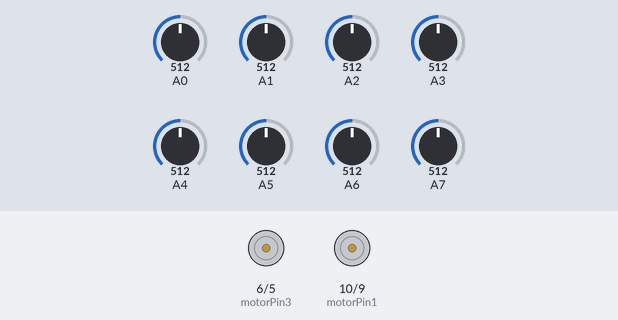
A sketch run on a simulated Arduino Uno, built with avr-gcc and run on an emulated ATmega328P. On the bench: motor-driver pin pairs drawn as motors (green arrow = first pin HIGH = forward, orange = second pin HIGH = backward, longer = more drive). Inputs (shaded band) come from the test bench; at power-on: A0 = 512, A1 = 512, A3 = 512, A5 = 512, A6 = 512, A2 = 512, A4 = 512, A7 = 512. What the sketch prints to the serial monitor is not drawn.

Above: at 5.9 s.
6.0 s: A0 set to 504
At 6.4 s:
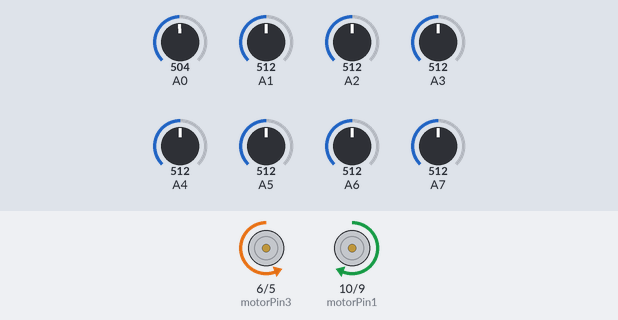
7.5 s: A1 set to 496
At 8.7 s:
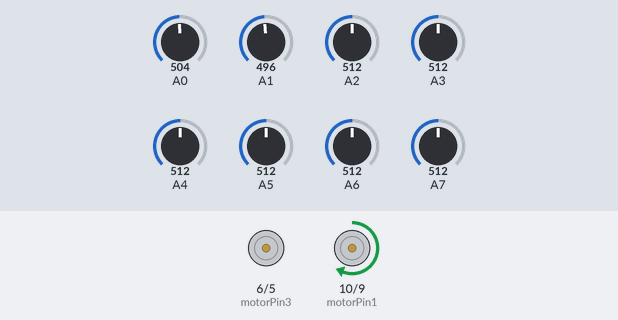
9.0 s: A3 set to 499
At 9.6 s:
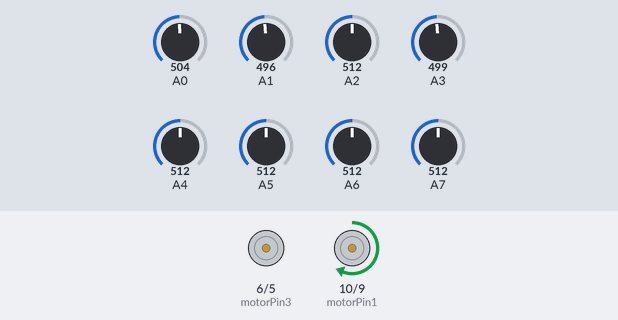
10.5 s: A5 set to 306
At 10.9 s:
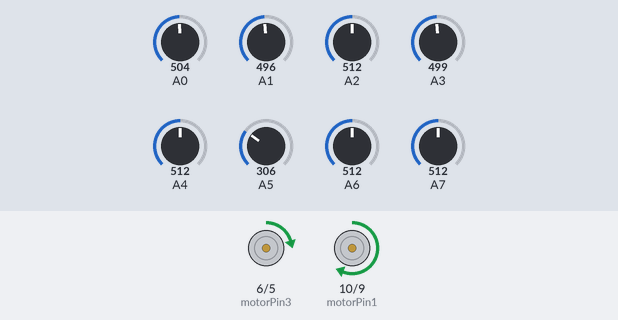
12.0 s: A6 set to 306
At 13.2 s:
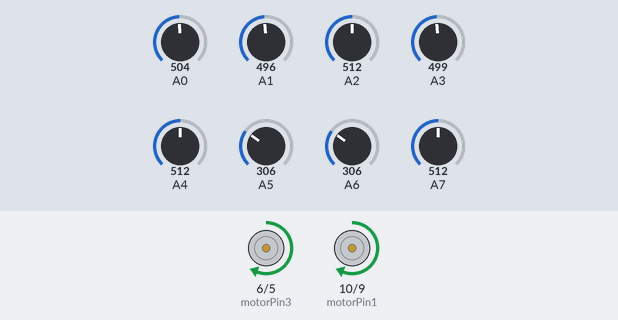
13.5 s: A2 set to 306
At 14.7 s:
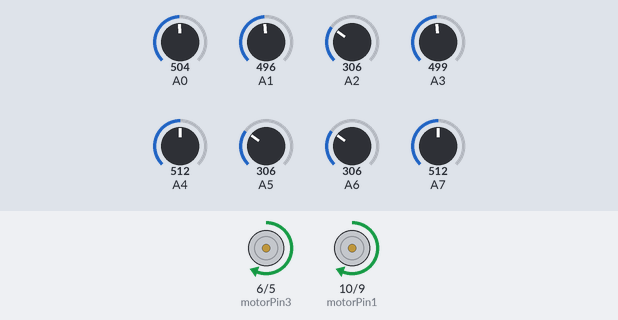
Timing chart, 0 to 16.0 s (numbered marks = the images above; inputs shaded):
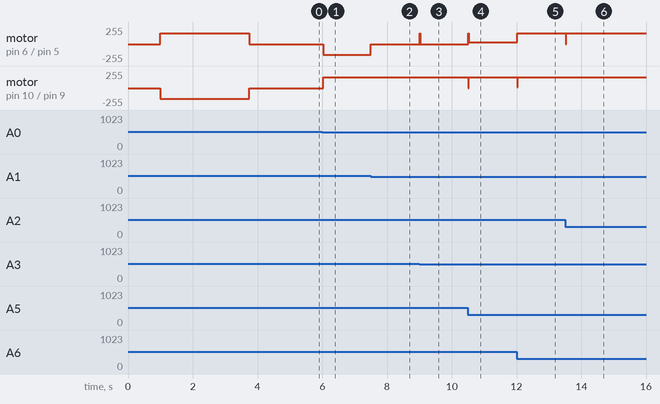

Measured:
- the behaviour switches between 512 and 511 on A0 (found by bisection; images 0 and 1)
- the behaviour switches between 512 and 511 on A1 (found by bisection; images 1 and 2)
- after the input at 6.0 s, motor on pin 6 (motorPin3) / pin 5 (motorPin4): stopped → backward 160/255 at once; motor on pin 10 (motorPin1) / pin 9 (motorPin2): stopped → forward 160/255 at once
- after the input at 7.5 s, motor on pin 6 (motorPin3) / pin 5 (motorPin4): backward 160/255 → stopped at once
- after the input at 9.0 s, motor on pin 6 (motorPin3) / pin 5 (motorPin4): stopped → forward 160/255 at once, → stopped 0.01 s later
- after the input at 10.5 s, motor on pin 6 (motorPin3) / pin 5 (motorPin4): stopped → forward 25/255 at once; motor on pin 10 (motorPin1) / pin 9 (motorPin2): forward 160/255 → stopped at once, → forward 160/255 0.01 s later
- after the input at 12.0 s, motor on pin 6 (motorPin3) / pin 5 (motorPin4): forward 25/255 → forward 160/255 at once; motor on pin 10 (motorPin1) / pin 9 (motorPin2): forward 160/255 → forward 10/255 at once, → forward 160/255 0.01 s later
- after the input at 13.5 s, motor on pin 6 (motorPin3) / pin 5 (motorPin4): forward 160/255 → stopped at once, → forward 160/255 0.01 s later

The sketch:

Esonance_autonomous_sidesonar.ino
```cpp
#define sensorNum 8
#define maxSpeed 160
#define rotationSpeed 160

int blackLimit[sensorNum];

const int motorPin1 = 10,motorPin2 = 9;        //right motor
const int motorPin3 = 6,motorPin4 = 5;       //left motor

float error, prevError=0;
float mappedValue, targetValue = 7;

float safety=0.35;

float kp=45*3;                         //45*3
float kd=50*3;                      //50*3


int motorResponse;
float correction;

int digitalReading[sensorNum];
int leftSpeed,rightSpeed;
int pidAllBlack=0,rightIRsBlack=0,stopAllBlack=0 ;
int leftIR,rightIR;
int contiBlack=25,stopCounter=0;


int time=4;

int danceDelay = 300;
int prev, curr, diff;

//sonar shit

const int rSonarTrig = 3;
const int rSonarEcho = 2;

const int fSonarTrig = 8;
const int fSonarEcho = 7;

int rDistance;
int fDistance;
int caveMin=40,caveMax=150;
int rWallDistance=5,fWallDistance=8;

int fIR=11;
int saidulIR=4;

void setup()
{
  //initialize IR pins
  for(int i = 0; i < sensorNum; i++)
  {
    pinMode(A0 + i, INPUT);
  }

  //initialize motor pins
  pinMode(motorPin1, OUTPUT);
  pinMode(motorPin2, OUTPUT);
  pinMode(motorPin3, OUTPUT);
  pinMode(motorPin4, OUTPUT);

    pinMode(rSonarTrig, OUTPUT);
  pinMode(rSonarEcho, INPUT);
  pinMode(fSonarTrig, OUTPUT);
  pinMode(fSonarEcho, INPUT);
  pinMode(fIR, INPUT);
  pinMode(saidulIR, INPUT);

  delay(1000);
    Serial.begin(115200);
calibration();


}


void loop()
{

//sensorRead();

sensorMapping();
/*
Serial.println(mappedValue);
Serial.println();
Serial.print(leftSpeed);
Serial.print(" ");
Serial.print(rightSpeed);
Serial.println();
*/
// For IR Reading
for(int i = 0; i < sensorNum; i++)


{
  //Serial.print(analogRead(A0+i));
  if(analogRead(A0+i)<blackLimit[i])
 Serial.print("B");
 else Serial.print("W");
 Serial.print(" ");
 Serial.print(analogRead(A0+i));
 Serial.print(" && ");
 Serial.print(blackLimit[i]);
 Serial.print(" ||| ");
}
Serial.println();
Serial.print(leftIR);
Serial.print(" & ");
Serial.println(rightIR);


//movement
//if(digitalRead(fIR==0))
//{
//  brake();
//}
if(stopAllBlack==1){
 Serial.println(stopCounter);
  if(stopCounter>contiBlack)
  {delay(100);
  while(stopAllBlack==1){brake(); sensorMapping();}
  }
}

 if (((rightIRsBlack==1 && rightIR==1) ||pidAllBlack==1) && stopAllBlack!=1)

    {
     //rightIR = 0; leftIR=0;
     plannedCRotate();
     delay(200);  sensorMapping();}

    //saidul's code
/*
 if ((rightIRsBlack==1 && rightIR==1)  && stopAllBlack!=1)
    {
      //rightIR = 0; leftIR=0;
     plannedCRotate();
     int rusab=1;
     int raiyaan=0;
     int akash=0;
     while(rusab)
     {
      if(leftIR==1) raiyaan=1;
      if((raiyaan==1)&&rightIR==1) akash=1;
      if(akash=1&&digitalReading[3]==1) rusab=0;
      sensorMapping();
     }
     }
     else if((pidAllBlack==1) && stopAllBlack!=1)
  {
    plannedCRotate();
     int rusab=1;
     int raiyaan=0;
     int akash=0;
     int bushra=0;
     while(rusab)
     {
      if(leftIR==1) raiyaan=1;
      else raiyaan=0;
      if((raiyaan==1)&&rightIR==1) bushra++;
      if(bushra==2&&digitalReading[3]==1) rusab=0;
      sensorMapping();
     }
  }
*/

 if(mappedValue!=100)
   {
      pid();
      motor(leftSpeed,rightSpeed);
   }

 else
  {
      sideSonarReadings();
      if(rDistance<rWallDistance)
      {
        brake();
        delay(50);
      for(int i=0;i<5;i++)
        {

        sideSonarReadings();
        if(rDistance>rWallDistance)
        break;
        }
      if(rDistance<rWallDistance)
      secondCave();
      }
     else {

       if (leftIR==0 && rightIR==1)
      {{while((mappedValue==100)||digitalReading[3]!=1)
      {plannedCRotate();
      sensorMapping();
      }
      pid();
      motor(leftSpeed,rightSpeed);
      } rightIR=0;}

      else  if (leftIR==1 && rightIR==0)
      {{while(mappedValue==100)
      {plannedACRotate();
      sensorMapping();
      }
      pid();
      motor(leftSpeed,rightSpeed);
      } leftIR=0;}

      else if (leftIR==1 && rightIR==1)
      {{while((mappedValue==100)||digitalReading[3]!=1)
      {plannedCRotate();
      sensorMapping();
      }
      pid();
      motor(leftSpeed,rightSpeed);
      } leftIR=0; rightIR=0;}
//      else if (leftIR==0 && rightIR==0){
//      while(mappedValue==100){
//      motor(maxSpeed,maxSpeed);
//      sensorMapping();
//      }
//      }
     }
   }
 }


void pid()
{

  error=targetValue-mappedValue;
  correction=(kp*error)+(kd*(error-prevError));
  prevError=error;
  motorResponse=(int)correction;

 if(motorResponse>maxSpeed) motorResponse=maxSpeed;

if(motorResponse<-maxSpeed) motorResponse=-maxSpeed;

   if(motorResponse>0)
  {
    rightSpeed=maxSpeed;
    leftSpeed=maxSpeed-motorResponse;
  }
  else
  {
    rightSpeed=maxSpeed+ motorResponse;
    leftSpeed=maxSpeed;
  }

}

void motor(int left, int right)
{

  if(right>0)
  {
  analogWrite(motorPin1,right);
  analogWrite(motorPin2,0);
  }
  else
  {
    analogWrite(motorPin1,0);
    analogWrite(motorPin2,-right);
  }

  if(left>0)
  {
  analogWrite(motorPin3,left);
  analogWrite(motorPin4,0);
  }
  else
  {
   analogWrite(motorPin3,0);
   analogWrite(motorPin4,-left);
  }

 }


void brake(void)
{
  analogWrite(motorPin1, 0);
  analogWrite(motorPin2, 0);
  analogWrite(motorPin3, 0);
  analogWrite(motorPin4, 0);
}

void plannedACRotate()
{
  analogWrite(motorPin1,rotationSpeed);
  analogWrite(motorPin2, 0);
  analogWrite(motorPin3, 0);
  analogWrite(motorPin4,rotationSpeed);

}

void plannedCRotate()
{
  analogWrite(motorPin1,0);
  analogWrite(motorPin2, rotationSpeed);
  analogWrite(motorPin3, rotationSpeed);
  analogWrite(motorPin4,0);

}

/*
void dance(void)
{

int loopCounter = (int) (danceDelay / diff);

  for(int i = loopCounter; i > 0; i--)
  {

  plannedCRotate();

  sensorMapping();

   if(mappedValue != 100)
   {
    pid();
    motor(leftSpeed, rightSpeed);
    return;
   }

  }

  for(int i = 2 * loopCounter; i > 0; i--)
  {
  plannedACRotate();

  sensorMapping();

   if(mappedValue != 100)
   {
    pid();
    motor(leftSpeed, rightSpeed);
    return;
   }

  }

}
*/

//sonar functions
long mstocm(long microseconds)
{

  return (microseconds*346.3)/2/10000;
}

int trigger(int trigPin,int echopin)
{
  digitalWrite(trigPin, LOW);
  delayMicroseconds(2);
  digitalWrite(trigPin, HIGH);
  delayMicroseconds(10);
  digitalWrite(trigPin, LOW);
  int distance =  mstocm(pulseIn(echopin, HIGH));
  return distance;
}

void sideSonarReadings(){

 //  rDistance= trigger(rSonarTrig,rSonarEcho);
 //  fDistance= trigger(fSonarTrig,fSonarEcho);
   rDistance= 786;
   fDistance= 199;
}

void secondCave()
{ do
  {
  if(digitalRead(saidulIR)==1)
  {
    brake();
    while(digitalRead(saidulIR)==1)
   {
    motor(-maxSpeed,-maxSpeed);
    delay(500);
    brake();
    delay(10000);}

  }
  if (fDistance>fWallDistance)

  {caveForward(caveMax);}
  else if (fDistance<=fWallDistance && rDistance<rWallDistance)
  {plannedACRotate(); delay(400);}
  sideSonarReadings();
  sensorMapping();

  } while(mappedValue == 100);

}

void caveForward(int beshi)
{
  analogWrite(motorPin1, beshi);
  analogWrite(motorPin2 , 0);
  analogWrite(motorPin3, beshi);
  analogWrite(motorPin4, 0);

}

void caveLeft(int beshi,int kom)
{
  analogWrite(motorPin1, beshi);
  analogWrite(motorPin2, 0);
  analogWrite(motorPin3, 0);
  analogWrite(motorPin4, kom);

}

void caveRight(int beshi,int kom)
{
  analogWrite(motorPin1, 0);
  analogWrite(motorPin2, kom);
  analogWrite(motorPin3, beshi);
  analogWrite(motorPin4, 0);

}

 //auto calibration
void sensorMapping()
{
int sum=0,pidDetect=0, stopDetect=0;


 for (int i = 0; i <sensorNum; i++)
  {

    if (analogRead(A0+i) < blackLimit[i])
     {

      if(i>0 && i<7) {sum += i*2; pidDetect++;}
      stopDetect++;
      digitalReading[i]= 1;
    } else digitalReading[i]= 0;
    }


   if(pidDetect!=0){
  mappedValue = sum / pidDetect;
   }
   else mappedValue=100;


if (digitalReading[0]==1 || digitalReading[7]==1)
{leftIR=digitalReading[0]; rightIR=digitalReading[7];}

if(digitalReading[1]==0 && digitalReading[5]==1 && digitalReading[6]==1)
{rightIRsBlack=1;}else rightIRsBlack=0;

if(pidDetect>=6)
{pidAllBlack=1;}else pidAllBlack=0;

if(stopDetect==sensorNum)
{
stopAllBlack=1;
stopCounter++;

} else {stopAllBlack=0; stopCounter = 0;}

}


void calibration()
{
  plannedCRotate();
  float upSum = 0,lowSum = 0;
  int sensorArray[sensorNum][2];

  for(int i = 0; i < sensorNum; i++)
    {
      sensorArray[i][0] = analogRead(A0+i);
      sensorArray[i][1] = analogRead(A0+i);
    }


  int loopCounter = (int)(time * 1000 / 2.5);
  while(loopCounter)
  {
    for(int i = 0; i < sensorNum; i++)
    {
      if(analogRead(A0+i)<sensorArray[i][0]) sensorArray[i][0]=analogRead(A0+i);
      if(analogRead(A0+i)>sensorArray[i][1]) sensorArray[i][1]=analogRead(A0+i);
    }
  loopCounter--;

  }

 for(int i=0; i < sensorNum; i++)
  blackLimit[i] = (int)(sensorArray[i][0] + safety * (sensorArray[i][1] - sensorArray[i][0]));
prev = millis();
sensorMapping ();
curr= millis();
diff = curr - prev;

  brake();
  delay(1000);

}
```
